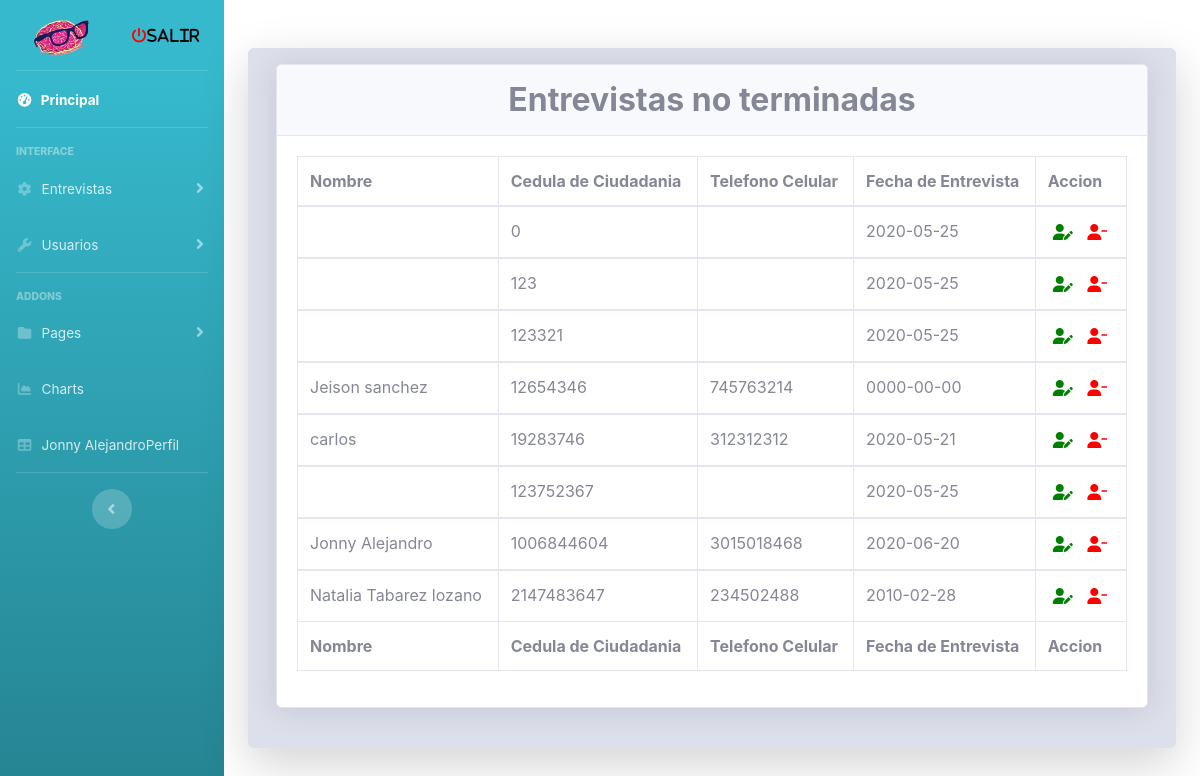
Page /View/consultarEntrevistaPsicologaNo.php (signed in) on the earlier database version.
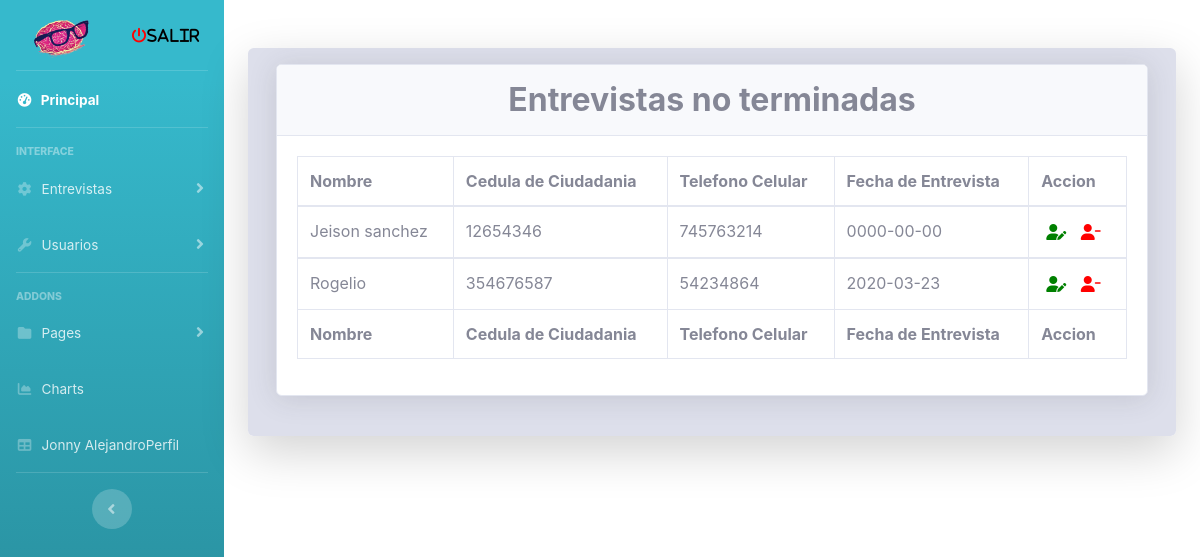
Same page on the later database version.
### tables this page shows
CREATE TABLE `entrevistapsicologica` (
  `nombre` varchar(40) NOT NULL,
  `cc` int(12) NOT NULL,
  `dependencia` varchar(20) NOT NULL,
  `cargo` varchar(40) NOT NULL,
  `cargoAspira` varchar(40) NOT NULL,
  `telefono` varchar(30) NOT NULL,
  `aspiracionSal` varchar(10) DEFAULT NULL,
  `fechaEntrevista` date DEFAULT current_timestamp(),
  `psicologa` varchar(30) NOT NULL,
  `responsabilidad` tinyint(1) NOT NULL,
  `productividad` tinyint(1) NOT NULL,
  `gestionCambio` tinyint(1) NOT NULL,
  `innovacion` tinyint(1) NOT NULL,
  `resiliencia` tinyint(1) NOT NULL,
  `confianza` tinyint(1) NOT NULL,
  `dswm1` varchar(5) NOT NULL DEFAULT 'NO',
  `dswm2` varchar(5) NOT NULL DEFAULT 'NO',
  `dswo3` varchar(5) NOT NULL DEFAULT 'NO',
  `dswc4` varchar(5) NOT NULL DEFAULT 'NO',
  `dswp5` varchar(5) NOT NULL DEFAULT 'NO',
  `dswa6` varchar(5) NOT NULL DEFAULT 'NO',
  `dswd7` varchar(5) NOT NULL DEFAULT 'NO',
  `other1` text DEFAULT NULL,
  `dssk1` varchar(5) NOT NULL DEFAULT 'NO',
  `dssp2` varchar(5) NOT NULL DEFAULT 'NO',
  `dssv3` varchar(5) NOT NULL DEFAULT 'NO',
  `dssd4` varchar(5) NOT NULL DEFAULT 'NO',
  `dssd5` varchar(5) NOT NULL DEFAULT 'NO',
  `dssc6` varchar(5) NOT NULL DEFAULT 'NO',
  `other2` text DEFAULT NULL,
  `dsdp1` varchar(5) NOT NULL DEFAULT 'NO',
  `dsdc2` varchar(5) NOT NULL DEFAULT 'NO',
  `dsdi3` varchar(5) NOT NULL DEFAULT 'NO',
  `dsdc4` varchar(5) NOT NULL DEFAULT 'NO',
  `dsdu5` varchar(5) NOT NULL DEFAULT 'NO',
  `dsdm6` varchar(5) NOT NULL DEFAULT 'NO',
  `dsdd7` varchar(5) NOT NULL DEFAULT 'NO',
  `dsdi8` varchar(5) NOT NULL DEFAULT 'NO',
  `dsdi9` varchar(5) NOT NULL DEFAULT 'NO',
  `dsdr10` varchar(5) NOT NULL DEFAULT 'NO',
  `other3` text DEFAULT NULL,
  `comportamientoEtico` varchar(100) NOT NULL,
  `fuenteR` varchar(20) NOT NULL,
  `resultadoI` varchar(3) DEFAULT NULL,
  `inteligenciaE` varchar(30) NOT NULL,
  `candidatoU` varchar(2) NOT NULL,
  `explicacion` text DEFAULT NULL,
  `resolucionProblemas` varchar(30) NOT NULL,
  `observaciones` text DEFAULT NULL,
  `adecuado` varchar(5) NOT NULL DEFAULT 'NO',
  `adecuadoP` varchar(5) NOT NULL DEFAULT 'NO',
  `parcialmente` varchar(5) NOT NULL DEFAULT 'NO',
  `primera` varchar(5) NOT NULL DEFAULT 'NO',
  `segunda` varchar(5) NOT NULL DEFAULT 'NO',
  `noA` varchar(5) NOT NULL DEFAULT 'NO',
  `concepto` text DEFAULT NULL,
  `co` int(11) DEFAULT NULL,
  `terminado` varchar(5) NOT NULL DEFAULT 'False'
);

### View/consultarEntrevistaPsicologaNo.php (the view, shortened to what this page needs)
<?php include "../config.php";
$co = $_SESSION['co'];
?>
<!DOCTYPE html>
<html xmlns="http://www.w3.org/1999/xhtml">
<?php include FOLDER_TEMPLATE . "head.php"; ?>
<?php include FOLDER_TEMPLATE . "sidebar.php"; ?>
<body id="page-top">
  <div class="container">
    <div class="card o-hidden border-0 shadow-lg my-5">
      <div class="card-body p-3 bg-gray-300">
        <div class="row">
          <div class="col-md-12">
            <div class="col-md-12 mx-auto">
              <div class="form-group">
                <div class="card shadow mb-4">
                  <div class="card-header py-3">
                    <center>
                      <h2 class="m-0 font-weight-bold text">Entrevistas no terminadas</h2>
                    </center>
                  </div>
                  <div class="card-body">
                    <div class="table-responsive">
                      <table class="table table-bordered" width="100%" cellspacing="10">
                        <thead>
                          <tr>
                            <th>Nombre </th>
                            <th>Cedula de Ciudadania</th>
                            <th>Telefono Celular</th>
                            <th>Fecha de Entrevista</th>
                            <th>Accion</th>
                          </tr>
                        </thead>
                        <tfoot>
                          <tr>
                            <th>Nombre </th>
                            <th>Cedula de Ciudadania</th>
                            <th>Telefono Celular</th>
                            <th>Fecha de Entrevista</th>
                            <th>Accion</th>
                          </tr>
                        </tfoot>
                        <?php
                        require_once "../Model/conexioon.php";
                        $sql = "SELECT * FROM `entrevistapsicologica` where terminado = 'False' and co ='$co' ";
                        $rta = $objCnx->query($sql);
                        while ($datos = $rta->fetch_array()) {
                          $cc = $datos['cc'];
                        ?>
                          <tbody>
                            <tr>
                              <td><?php echo $datos['nombre'] ?></td>
                              <td><?php echo $cc ?></td>
                              <td><?php echo $datos['telefono'] ?></td>
                              <td><?php echo $datos['fechaEntrevista'] ?></td>
                              <td><a href="entrevistaPsTerminada.php?cc=<?php echo $datos['cc'] ?>"><i class="fas fa-user-edit" style="color: green; padding: 5px"></i></a> <a href="../Controller/ValidarEliminarEntrevistaPs.php?cc=<?php echo $cc ?>"><i class="fas fa-user-minus" onclick="verificar()" style="color: red; padding: 5px"></i></a></td>
                            </tr>
                          <?php
                        }
                          ?>
                          </tbody>
                      </table>
                    </div>
                  </div>
                </div>
              </div>
            </div>
          </div>
        </div>
</body>
</html>

Differences in the rows shown:
removed entrevistapsicologica: cc "0", fechaEntrevista "2020-05-25"
removed entrevistapsicologica: cc "123", fechaEntrevista "2020-05-25"
removed entrevistapsicologica: cc "123321", fechaEntrevista "2020-05-25"
no longer on this page (row edited): entrevistapsicologica: nombre "carlos", cc "19283746", telefono "312312312", fechaEntrevista "2020-05-21"
removed entrevistapsicologica: cc "123752367", fechaEntrevista "2020-05-25"
removed entrevistapsicologica: nombre "Jonny Alejandro", cc "1006844604", telefono "3015018468", fechaEntrevista "2020-06-20"
no longer on this page (row edited): entrevistapsicologica: nombre "Natalia Tabarez lozano", cc "2147483647", telefono "234502488", fechaEntrevista "2010-02-28"
now on this page (row edited): entrevistapsicologica: nombre "Rogelio", cc "354676587", telefono "54234864", fechaEntrevista "2020-03-23"
